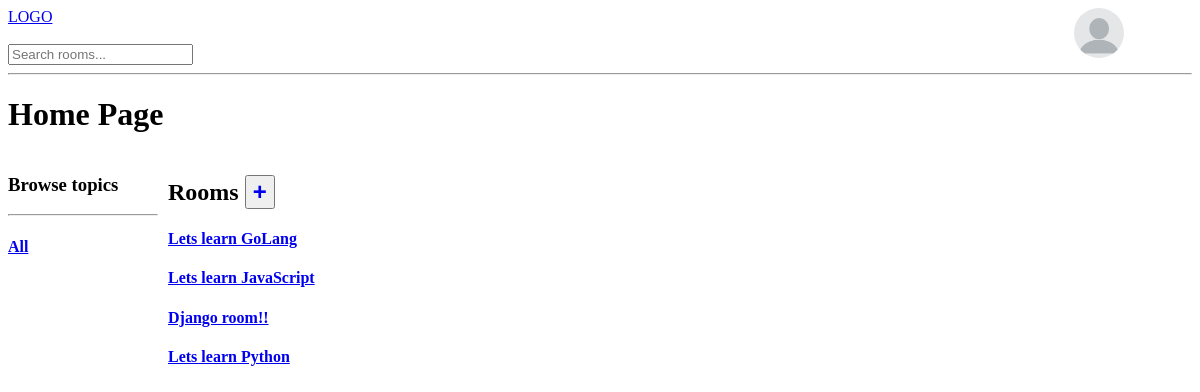
The app's page / (signed in), older data.
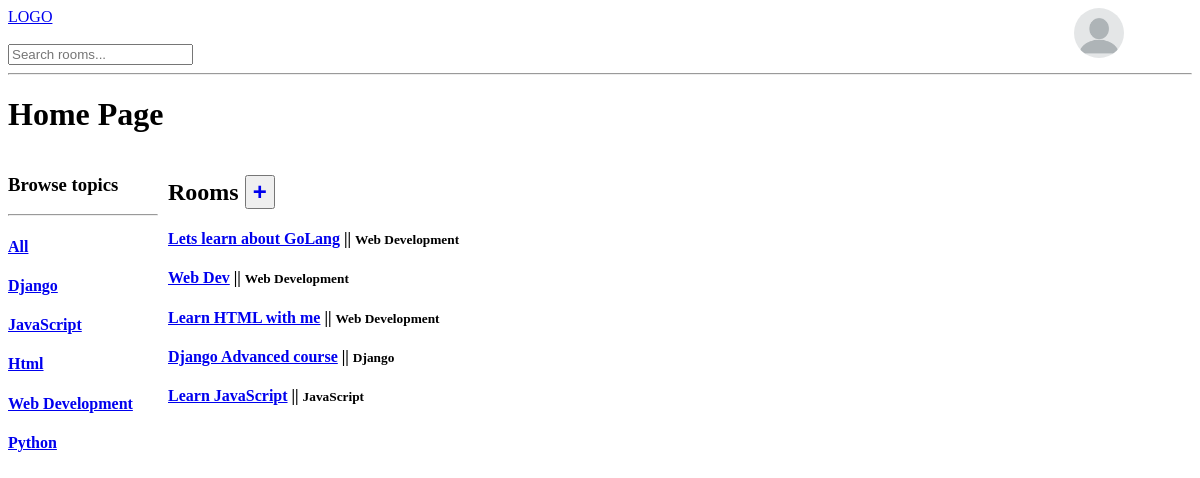
The same page, newer data.
### base/models.py (models this page shows, shortened)
class Room(models.Model):
    host  = models.ForeignKey(User, on_delete = models.CASCADE)
    name = models.CharField(max_length=64)
    description = models.CharField(max_length=300, null=True, blank=True)
    topic = models.ForeignKey(to=Topic, on_delete=models.SET_NULL, null=True, blank=True)
    updated =models.DateTimeField(auto_now=True)
    created =models.DateTimeField(auto_now_add=True)
    class Meta:
        ordering = ['-created']

class Topic(models.Model):
    name = models.CharField(max_length=64)
    def __str__(self) -> str:
        return self.name

### base/views.py (the view)
# urls.py: path('', home, name='home'),
def home(request):
    query = request.GET.get('q')
    topics = Topic.objects.all()
    if query:
        rooms = Room.objects.filter(topic__name__icontains = query)
        return render(request, 'base/home.html', context={'rooms': rooms, 'topics': topics, 'query':query})
    else:
        rooms = Room.objects.all()
    return render(request, 'base/home.html', context={'rooms': rooms, 'topics': topics})

### base/templates/base/home.html (shortened to what this page needs)
{% extends 'main.html' %}
{% block content %}
<h1>Home Page</h1>
<div class="home-container">
    <div class="home-sidebar">
        <h3>Browse topics</h3>
        <hr>
        <h4><a href="{% url 'home' %}">All</a></h4>
        {% for topic in topics %}
            <h4><a href="{% url 'home' %}?q={{topic.name}}">{{topic.name}}</a></h4>
        {% endfor %}
    </div>
    <div class="home-main">
        <h2>Rooms <button style="padding: 5;"><a style="text-decoration: none; font-size: 24px; padding: 0;" href="/create-room"><b>&#43;</b></a></button></h2>
        <div>
            {% if rooms %}
            {% for room in rooms %}
            <h4>
                <a href="/room/{{room.id}}">{{room.name}}</a>
                {% if room.topic %}
                <span>||</span>
                <small>{{room.topic}}</small>
                {% endif %}
            </h4>
            {% endfor %}
            {% else %}
                <h4>-No rooms available-</h4>
            {% endif %}
        </div>
    </div>
</div>
{% endblock %}

### templates/main.html (shortened to what this page needs)
<!DOCTYPE html>
<html lang="en">
<head>
</head>
<body>
    {%include 'navbar.html'%}
    {% block content %}
    {% endblock %}
</body>
</html>

### templates/navbar.html (shortened to what this page needs)
<nav>
    <div class="nav-container">
        <div>
            <span><a href="/">LOGO</a></span>
            <br><br>
            {% if request.path == '/' %}
                <form method="GET" action="/">
                    {% if query %}
                    <input type="text" name="q" id="search-bar" placeholder="Search rooms..." value="{{query}}">
                    {% else %}
                    <input type="text" name="q" id="search-bar" placeholder="Search rooms...">
                    {% endif %}
                </form>
            {% endif %}
        </div>
        <div class="profile">
            {% load static %}
            {% if user.is_authenticated %}
                {% url 'profile' user.id as profile_url %}
                {% if request.path == profile_url %}
                <a href="/logout">Logout</a>
                {% else %}
                <a href="/profile/{{user.id}}"><img src="{% static 'default_profile.webp' %}" alt="My image"></a>
                {% endif %}
            {% else %}
                {% if request.path != login %}
                <a href="/login">Login</a>
                {% endif %}
            {% endif %}
        </div>
    </div>
    <hr>
</nav>

### templates/navbar.html (style rules this page uses)
.nav-container { display: grid; grid-template-columns: 9fr 1fr; }
img { width: 50px; border-radius: 50%; }

### base/templates/base/home.html (style rules this page uses)
.home-container { display: grid; grid-template-columns: 1fr 7fr; column-gap: 10px; }
.home-sidebar { min-width: 150px; }

Row changes from the older to the newer data that the page shows:
removed Room: name "Lets learn GoLang"
removed Room: name "Lets learn JavaScript"
removed Room: name "Django room!!"
removed Room: name "Lets learn Python"
added Topic: name "Django"
added Topic: name "JavaScript"
added Topic: name "Html"
added Topic: name "Web Development"
added Topic: name "Python"
added Room: name "Lets learn about GoLang", topic "Web Development"
added Room: name "Web Dev", topic "Web Development"
added Room: name "Learn HTML with me", topic "Web Development"
added Room: name "Django Advanced course", topic "Django"
added Room: name "Learn JavaScript", topic "JavaScript"
